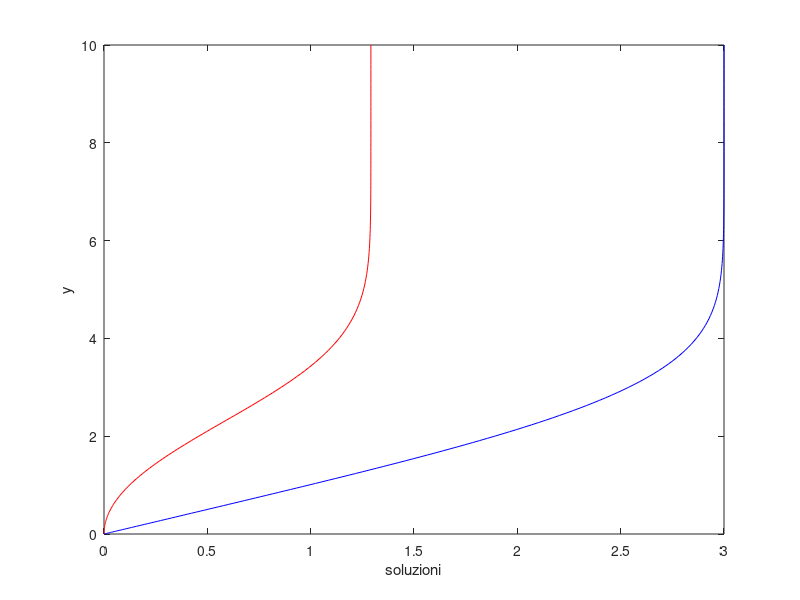

MATLAB code for this plot:
clear all
%close all

M_x = 800; % nodi in x
M_y = 200; % nodi in y
U = 3; % parametri
nu = 1.5;
ay = 0; % estr sinistro in y
by = 10; % estr destro in y
ax = 0;% estr sinistro in x
bx = 2;% estr destro in x
y = (by-ay)*(((1:M_y)-1)/(M_y-1))'.^2;
h = diff(y);
x = (bx-ax)*(((1:M_x)-1)/(M_x-1))'.^2;
k = diff(x);



maxit = 50; %numero massimo di iterazioni
% dati iniziali
u0 = U*ones(M_y,1); % u(0,y)=U
u0(1) = 0; %no-splip condition (primo punto della parete)
v0 = zeros(M_y,1); %prima della lamina la corrente è parallela alla direz x
w0 = [u0;v0]; % argomento da passare alla funzione ([u1,u2,..,un,v1,v2,...vn])
uOld = u0; % come guess iniziali di Newton
vOld = v0; 
tic 
for i = 1:length(x)-1 % arrivo a M_y
    % prima equazione sistema
    delta_x = x(i+1) - x(i); % k(i); %x(2)-x(1) = k(1) = secondo punto - 0 alla prima iterata
    C = (0.5/delta_x) * spdiags([ones(M_y,1), ones(M_y,1)], [0,-1], M_y,M_y); % moltiplica u_i
    delta_y = h ; % vettore diff(y) rinominato per comodit�
    D = (-0.5/delta_x) * spdiags([ones(M_y,1), ones(M_y,1)], [0,-1], M_y,M_y); % moltiplica uOld
    E = spdiags([[0; 1./(y(2:end-1)-y(1:end-2)); 0], [-1./(y(2:end-1)-y(1:end-2)); 0; 0]], [0,-1], M_y,M_y); % moltiplica v_i
    % seconda equazione
    F = (1/delta_x) * speye(M_y); % moltiplica (u_i)^2
    G = spdiags([[0;0;1./(y(3:end)-y(1:end-2))], [-1./(y(3:end)-y(1:end-2));0;0]],[1,-1],M_y,M_y); % moltiplica u.*v
    H = spdiags([[0;-2./((y(3:end)-y(1:end-2)).*((y(3:end)-y(2:end-1))));0],...
        [0;0;2./((y(3:end)-y(1:end-2)).*((y(3:end)-y(2:end-1))))]],[0,1],M_y,M_y); % moltiplica la prima parte u_i
    I = spdiags([ [0;-2./((y(3:end)-y(1:end-2)).*((y(2:end-1)-y(1:end-2))));0],...
        [2./((y(3:end)-y(1:end-2)).*((y(2:end-1)-y(1:end-2))));0;0]], [0,-1], M_y,M_y); % moltiplica la seconda parte u_i
    J = -(1/delta_x) * speye(M_y); % moltiplica uOld
    K = sparse(M_y,M_y); % aggiungo per condizioni al bordo su v
    
    % CONDIZIONI AI BORDI
    % u(x,0) = 0
    C(1,1) = 1;
    C(1,2:M_y) = zeros(1,M_y-1);
    D(1,:) = zeros(1,M_y);
    E(1,:) = zeros(1,M_y);
    % u(x,inf) = U
    C(M_y,M_y) = 1;
    C(M_y,1:M_y-1) = zeros(1,M_y-1);
    D(M_y,:) = zeros(1,M_y);
    E(M_y,:) = zeros(1,M_y);
    noto = [zeros(M_y-1,1);-U];
    % v(x,0) = 0 v'(x,inf) = 0 DERIVATA NULLA perchè lontano dalla lamina
    % non varia più effetto di lamina non si sente su v
    K(1,1) = 1;
    F(1,:) = zeros(1,M_y);
    G(1,:) = zeros(1,M_y);
    H(1,:) = zeros(1,M_y);
    I(1,:) = zeros(1,M_y);
    J(1,:) = zeros(1,M_y);
    K(M_y,M_y-1:M_y) = [-1,1]/(y(M_y)-y(M_y-1)); %condizione sulla derivata prima
    F(M_y,:) = zeros(1,M_y);
    G(M_y,:) = zeros(1,M_y);
    H(M_y,:) = zeros(1,M_y);
    I(M_y,:) = zeros(1,M_y);
    J(M_y,:) = zeros(1,M_y);
    
    fun = @(u,v) [C*u + D*uOld + E*v + noto;
        F*u.^2 + J*uOld.^2 + G*(u.*v) - nu*(H+I)*u + K*v];
    % i meno sono gia' inizializzati nella matrice
    % metto K2*ones cosi nell'ultima riga della seconda equazione do la
    % condizione v_n = vOld_n (v al nodo end vale quanto vOld, al passo
    % precedente, al nodo end), cioè praticamente do condizione iniziale
    % diversa per v ogni volta che la calcolo
    
    %jacobiano
    jfun = @(u,v) [               C              ,       E       ;
        2*F*diag(u) + G*diag(v) - nu*(H+I),  G*diag(u) + K  ];
    
    tol = max(h)^2;
    % guess iniziale
    w0 = [u0;v0];
    j0 = jfun(w0(1:M_y),w0(M_y+1:2*M_y));
    res = -j0\fun(w0(1:M_y),w0(M_y+1:2*M_y));
    iter = 0;
    while(norm(res,inf)>tol)
        w0 = w0+res;
        iter = iter+1;
        res = -jfun(w0(1:M_y),w0(M_y+1:2*M_y))\fun(w0(1:M_y),w0(M_y+1:2*M_y));
        norm(res,inf); % controllo decada quadraticamente
    end
    w0 = w0+res;
    
    uOld = w0(1:M_y);  
end
xx = y; % plot su nodi non equisp
plot(w0(1:M_y),xx,'b',w0(M_y+1:2*M_y),xx,'r')
xlabel('soluzioni')
ylabel('y')
toc

%% Fattore forma, coerente con la teorai
delta = trapz(y,1-w0(1:M_y)/U);
theta = trapz(y,(w0(1:M_y)/U).*(1-w0(1:M_y)/U));
H = delta/theta